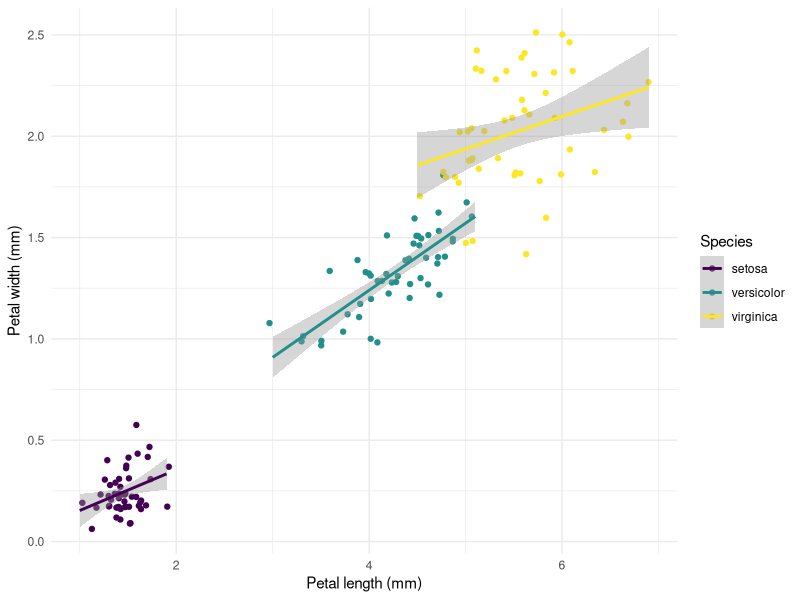

Write the R code that produced this figure.
## ---- chunk 1

# dependencies
library(tidyverse)

# data tidying
iris2 <- iris %>% 
  as_tibble() %>% 
  select(pl=Petal.Length, pw=Petal.Width, sp=Species)
iris2

# a quick graph
ggplot(iris2) + 
  aes(pl, pw, col=sp) + 
  geom_jitter() + 
  geom_smooth(method="lm", formula="y~x") + 
  scale_color_viridis_d() +
  guides(colour=guide_legend("Species")) +
  xlab("Petal length (mm)") + ylab("Petal width (mm)") +
  theme_minimal()

# a little helper function to get adjusted R2 of a linear model
lm_adj_r2 <- function(x) summary(lm(pl~pw, data=x))$adj.r.squared
  
# group-wise statistics
iris2 %>%
  nest(data=c(pl, pw)) %>% 
  mutate(adj_r2=map_dbl(data, lm_adj_r2))

